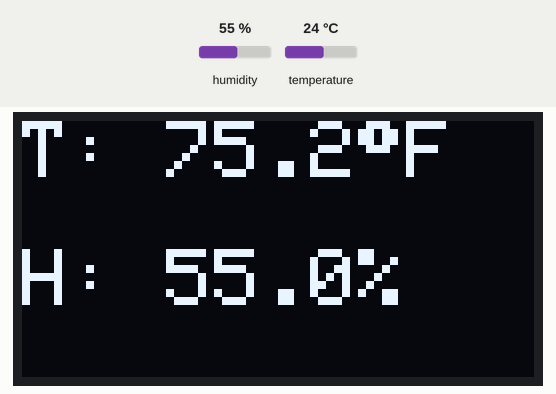
This program was run on a simulated Arduino Mega 2560, built with avr-gcc and run on an emulated ATmega2560. Shown: 128×64 one-colour display. Inputs (shaded band) come from the test bench; at power-on: humidity 55 %, temperature 24 °C. What the program prints to the serial monitor is not drawn.

Above: at 2.9 s.
3.0 s: humidity set to 22 %
At 4.9 s:
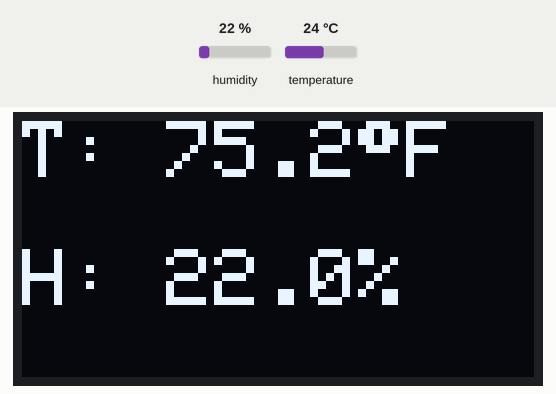
5.8 s: temperature set to 12 °C
At 7.0 s:
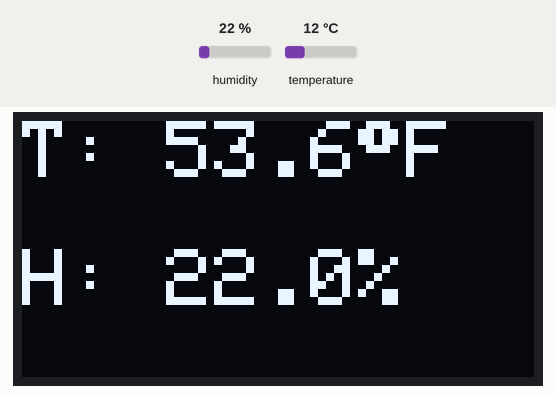
8.6 s: humidity set to 40 %
At 11.3 s:
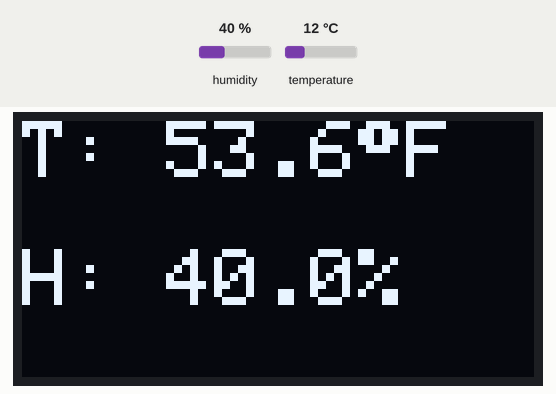
11.9 s: temperature set to 19 °C
At 13.4 s:
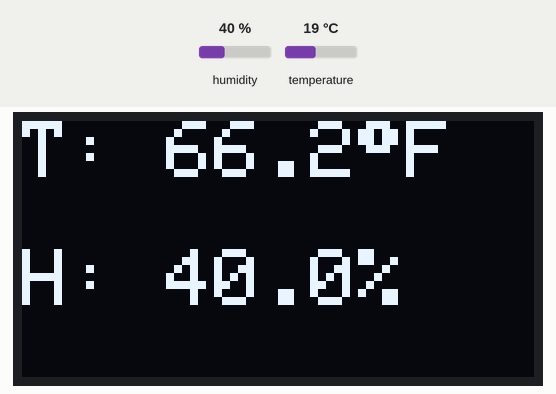
Timing chart, 0 to 14.9 s (numbered marks = the images above; inputs shaded):
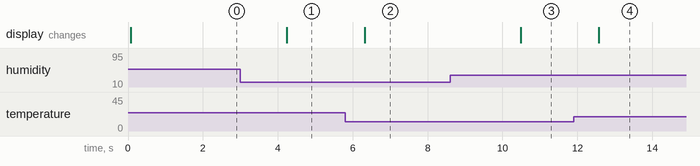

Measured:
- after the input at 3.0 s, the display: changes after 1.2 s (image 1)
- after the input at 5.8 s, the display: changes after 0.53 s (image 2)
- after the input at 8.6 s, the display: changes after 1.9 s (image 3)
- after the input at 11.9 s, the display: changes after 0.67 s (image 4)

The program:

main.cpp
```cpp
#include <Adafruit_GFX.h>
#include <Adafruit_SSD1306.h>
#include <Arduino.h>
#include <DHT.h>
#include <Wire.h>

// User Settings
const int DHT_PIN = 2; // DHT11 data pin
const int SCREEN_WIDTH = 128;
const int SCREEN_HEIGHT = 64;

// DHT11 Setup
#define DHTTYPE DHT11
DHT dht(DHT_PIN, DHTTYPE);

// OLED Setup
Adafruit_SSD1306 display(SCREEN_WIDTH, SCREEN_HEIGHT, &Wire, -1);

void setup() {
  Serial.begin(9600);

  dht.begin();

  display.clearDisplay();
  display.display();
}

void loop() {
  // Read the sensor
  float temperatureC = dht.readTemperature();
  float humidity = dht.readHumidity();

  // Convert Celsius to Fahrenheit
  float temperatureF = temperatureC * 9.0 / 5.0 + 32.0;

  // Print to Serial Monitor
  Serial.print("Temperature: ");
  Serial.print(temperatureF, 1);
  Serial.print(" F\tHumidity: ");
  Serial.print(humidity, 1);
  Serial.println("%");

  // Update OLED
  display.clearDisplay();
  display.setTextColor(SSD1306_WHITE);
  display.setTextSize(2);

  display.setCursor(0, 0);
  display.print("T: ");
  display.print(temperatureF, 1);
  display.write(247);
  display.print("F");

  display.setCursor(0, 32);
  display.print("H: ");
  display.print(humidity, 1);
  display.print("%");

  display.display();

  delay(1000);
}
```
